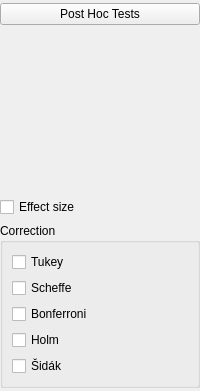
    <widget class="QWidget" name="widget_13" native="true">
     <layout class="QGridLayout" name="gridLayout_20">
      <property name="leftMargin">
       <number>0</number>
      </property>
      <property name="topMargin">
       <number>3</number>
      </property>
      <property name="rightMargin">
       <number>0</number>
      </property>
      <property name="bottomMargin">
       <number>3</number>
      </property>
      <item row="0" column="0">
       <widget class="ExpanderButton" name="expanderPosthoc">
        <property name="sizePolicy">
         <sizepolicy hsizetype="Expanding" vsizetype="Fixed">
          <horstretch>0</horstretch>
          <verstretch>0</verstretch>
         </sizepolicy>
        </property>
        <property name="text">
         <string>Post Hoc Tests</string>
        </property>
       </widget>
      </item>
      <item row="1" column="0">
       <widget class="QWidget" name="containerPostHocTests" native="true">
        <layout class="QGridLayout" name="gridLayout_19">
         <property name="leftMargin">
          <number>0</number>
         </property>
         <property name="topMargin">
          <number>0</number>
         </property>
         <property name="rightMargin">
          <number>0</number>
         </property>
         <property name="bottomMargin">
          <number>0</number>
         </property>
         <item row="5" column="0">
          <widget class="GroupBox" name="groupPostHocOptions">
           <property name="title">
            <string>Correction</string>
           </property>
           <layout class="QGridLayout" name="gridLayout_17">
            <item row="3" column="0">
             <widget class="BoundCheckBox" name="postHocTestsHolm">
              <property name="text">
               <string>Holm</string>
              </property>
             </widget>
            </item>
            <item row="2" column="0">
             <widget class="BoundCheckBox" name="postHocTestsBonferroni">
              <property name="text">
               <string>Bonferroni</string>
              </property>
             </widget>
            </item>
            <item row="0" column="0">
             <widget class="BoundCheckBox" name="postHocTestsTukey">
              <property name="text">
               <string>Tukey</string>
              </property>
             </widget>
            </item>
            <item row="1" column="0">
             <widget class="BoundCheckBox" name="postHocTestsScheffe">
              <property name="text">
               <string>Scheffe</string>
              </property>
             </widget>
            </item>
            <item row="4" column="0">
             <widget class="BoundCheckBox" name="postHocTestsSidak">
              <property name="text">
               <string>Šidák</string>
              </property>
             </widget>
            </item>
           </layout>
          </widget>
         </item>
         <item row="1" column="0">
          <widget class="BoundCheckBox" name="postHocTestEffectSize">
           <property name="text">
            <string>Effect size</string>
           </property>
          </widget>
         </item>
         <item row="0" column="0">
          <widget class="BoundAssignWidget" name="postHocTestsVariables" native="true">
           <property name="minimumSize">
            <size>
             <width>0</width>
             <height>160</height>
            </size>
           </property>
          </widget>
         </item>
        </layout>
       </widget>
      </item>
     </layout>
    </widget>
